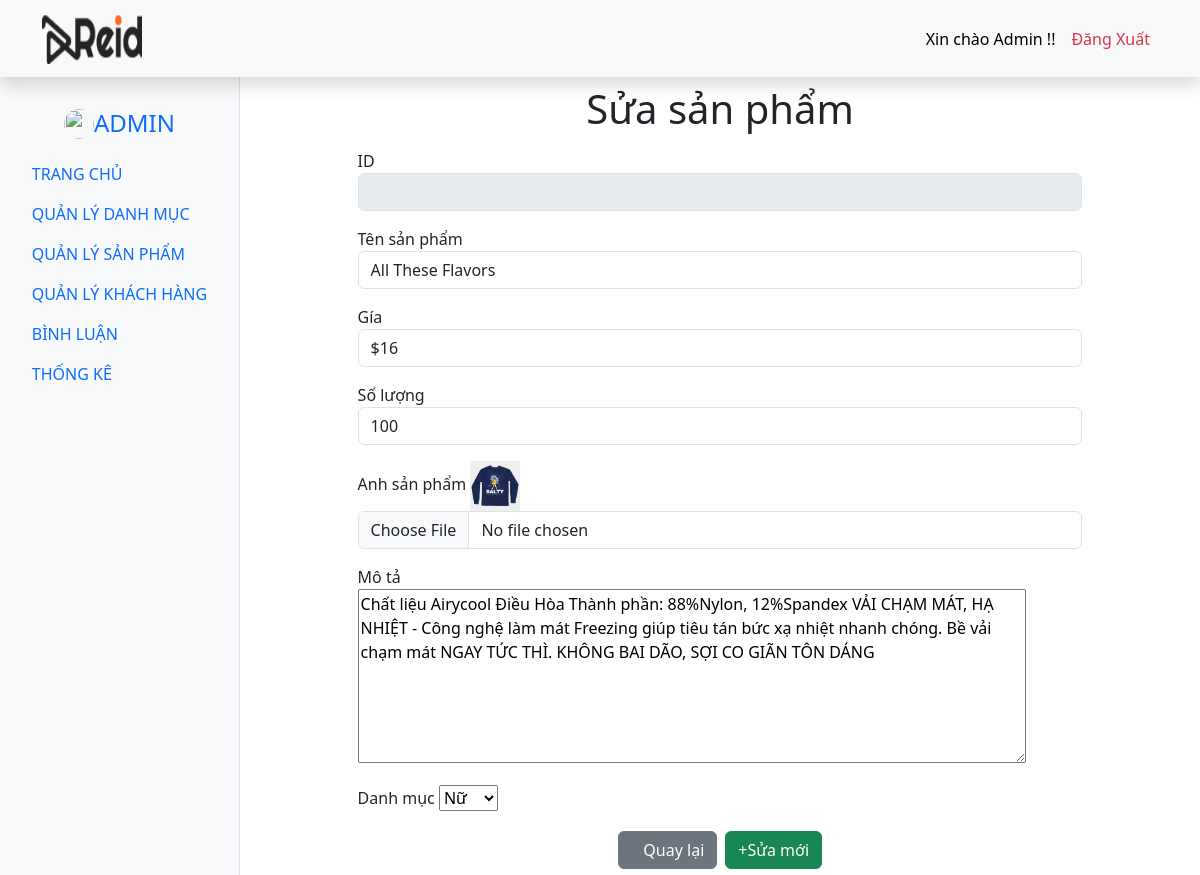
/admin/index.php?act=suasp&id=29, run on an earlier commit of the app's database.
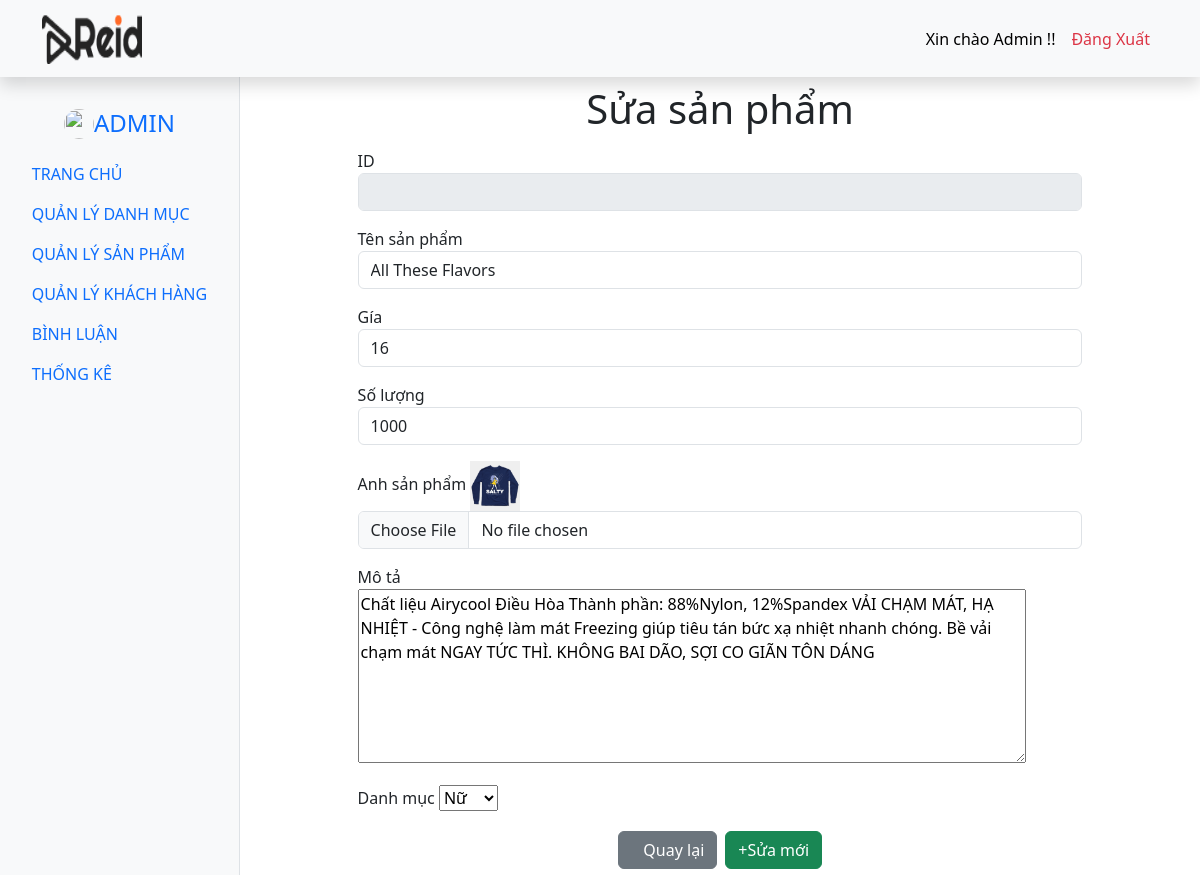
And on a later commit of the database.
### tables this page shows
CREATE TABLE `products` (
  `product_id` int(11) NOT NULL,
  `product_name` varchar(255) NOT NULL,
  `price` float NOT NULL,
  `image` varchar(50) NOT NULL,
  `description` varchar(255) NOT NULL,
  `quantity` int(11) NOT NULL,
  `cate_id` int(11) NOT NULL,
  `luotxem` int(11) DEFAULT NULL
);

### model/pdo.php (called while the page is built, shortened)
<?php
function pdo_get_connection()
{
    $servername = "mysql:host=localhost;dbname=duan1;charset=utf8";
    $username = "root";
    $password = "";
    $conn = new PDO($servername, $username, $password);
    $conn->setAttribute(PDO::ATTR_ERRMODE, PDO::ERRMODE_EXCEPTION);
    return $conn;
}
function pdo_query($sql)
{
    $sql_args = array_slice(func_get_args(), 1);
    try {
        $conn = pdo_get_connection();
        $stmt = $conn->prepare($sql);
        $stmt->execute($sql_args);
        $rows = $stmt->fetchAll();
        return $rows;
    } catch (PDOException $e) {
        throw $e;
    } finally {
        unset($conn);
    }
}
function pdo_query_one($sql)
{
    $sql_args = array_slice(func_get_args(), 1);
    try {
        $conn = pdo_get_connection();
        $stmt = $conn->prepare($sql);
        $stmt->execute($sql_args);
        $row = $stmt->fetch(PDO::FETCH_ASSOC);
        return $row;
    } catch (PDOException $e) {
        throw $e;
    } finally {
        unset($conn);
    }
}

### model/sanpham.php (called while the page is built, shortened)
<?php
function loadsanphamid(){
    $sql="SELECT * FROM `products` WHERE product_id=".$_GET['id'];
    $sp=pdo_query_one($sql);
    return $sp;
}
?>

### model/danhmuc.php (called while the page is built, shortened)
<?php
function listdm(){
    $sql="SELECT * FROM `categories` WHERE 1";
    $listdm=pdo_query($sql);
    return $listdm;
}
?>

### admin/sanpham/update.php (the view, shortened to what this page needs)
<div class="container pt-2" style="width: 80%">
<?php
 if(is_array($sp)){
  extract($sp);
}
?>
            <h1 class="d-flex justify-content-center ">Sửa sản phẩm</h1>
            <div class="container " style="width: 80%">
                <form action="index.php?act=updatesp" method="post" enctype="multipart/form-data">
                  <div class="mt-3">
                    <span class="form-label">ID</span>
                    <input type="text" class="form-control" disabled />
                  </div>
                  <div class="mt-3">
                    <span class="form-label">Tên sản phẩm</span>
                    <input type="text" class="form-control" name="ten" value="<?=$product_name?>" />
                  </div>
                  <div class="mt-3">
                    <span class="form-label">Gía</span>
                    <input type="text" class="form-control" name="gia" value="<?=$price?>"/>
                  </div>
                  <div class="mt-3">
                    <span class="form-label">Số lượng</span>
                    <input type="text" class="form-control" name="soluong" value="<?=$quantity?>"/>
                  </div>
                  <div class="mt-3">
                    <span class="form-label">Anh sản phẩm</span>
                    <img src="../image/<?=$image?>" alt="" width="50px" height="50px">
                    <input type="file" class="form-control" name="anh"/>
                  </div>
                  <div class="mt-3">
                    <span class="form-label">Mô tả</span><br>
                   <textarea  name="mota" id="myTextarea" rows="7" cols="70"  ><?=$description?></textarea>
                  </div>
                  <div class="mt-3">
                    <span class="form-label">Danh mục</span>
                   <select name="danhmuc" id="">
                  <?php
                   foreach($listdm as $item){
                       extract($item);
                       if($cate_id=$cate_id) $s="selected"; else $s="";
                       echo ' <option value="'.$cate_id.'" '.$s.'>'.$cate_name.'</option>';
                   ?>
                    <?php }?>
                   </select>
                  </div>
                  <div class="mt-3 d-flex justify-content-center">
                      <button type="submit" class="btn btn-secondary m-1 "><i class="fa-solid fa-arrow-left"></i><a href="index.php?act=listsp" style="color:white; text-decoration: none;">Quay lại</a></button>
                      <button type="submit" name="sumbit" class="btn btn-success m-1 " ><i class="fa-solid fa-plus"></i>Sửa mới</button>
                  </div>
                </form>
              </div>
            </div>
          </div>

What changed in the data, as far as the page shows it:
changed products "All These Flavors": gia "$16" → "16"; soluong "100" → "1000"
